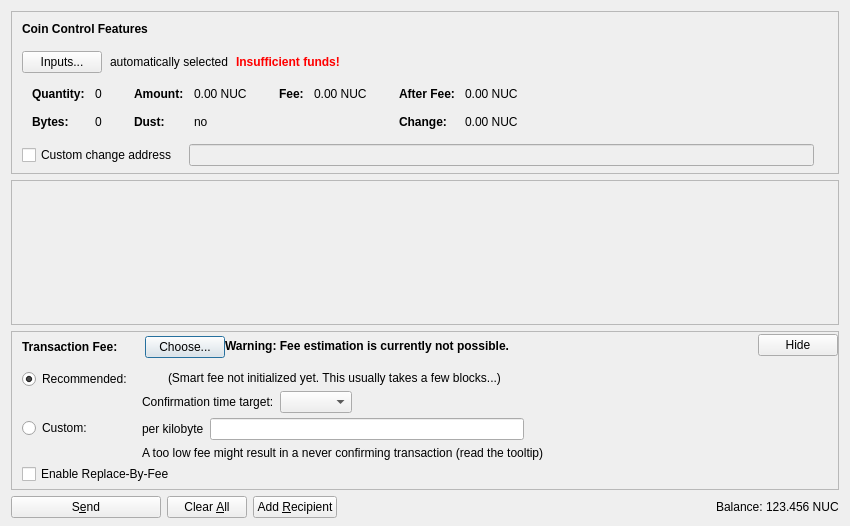
<?xml version="1.0" encoding="UTF-8"?>
<ui version="4.0">
 <class>SendCoinsDialog</class>
 <widget class="QDialog" name="SendCoinsDialog">
  <property name="geometry">
   <rect>
    <x>0</x>
    <y>0</y>
    <width>850</width>
    <height>526</height>
   </rect>
  </property>
  <property name="windowTitle">
   <string>Send Coins</string>
  </property>
  <layout class="QVBoxLayout" name="verticalLayout" stretch="0,1,0,0">
   <property name="bottomMargin">
    <number>8</number>
   </property>
   <item>
    <widget class="QFrame" name="frameCoinControl">
     <property name="sizePolicy">
      <sizepolicy hsizetype="Expanding" vsizetype="Expanding">
       <horstretch>0</horstretch>
       <verstretch>0</verstretch>
      </sizepolicy>
     </property>
     <property name="maximumSize">
      <size>
       <width>16777215</width>
       <height>16777215</height>
      </size>
     </property>
     <property name="frameShape">
      <enum>QFrame::StyledPanel</enum>
     </property>
     <property name="frameShadow">
      <enum>QFrame::Sunken</enum>
     </property>
     <layout class="QVBoxLayout" name="verticalLayoutCoinControl2">
      <property name="spacing">
       <number>0</number>
      </property>
      <property name="leftMargin">
       <number>0</number>
      </property>
      <property name="topMargin">
       <number>0</number>
      </property>
      <property name="rightMargin">
       <number>0</number>
      </property>
      <property name="bottomMargin">
       <number>6</number>
      </property>
      <item>
       <layout class="QVBoxLayout" name="verticalLayoutCoinControl" stretch="0,0,0,0,1">
        <property name="spacing">
         <number>0</number>
        </property>
        <property name="leftMargin">
         <number>10</number>
        </property>
        <property name="topMargin">
         <number>10</number>
        </property>
        <item>
         <layout class="QHBoxLayout" name="horizontalLayoutCoinControl1">
          <property name="bottomMargin">
           <number>15</number>
          </property>
          <item>
           <widget class="QLabel" name="labelCoinControlFeatures">
            <property name="sizePolicy">
             <sizepolicy hsizetype="Preferred" vsizetype="Maximum">
              <horstretch>0</horstretch>
              <verstretch>0</verstretch>
             </sizepolicy>
            </property>
            <property name="font">
             <font>
              <weight>75</weight>
              <bold>true</bold>
             </font>
            </property>
            <property name="styleSheet">
             <string notr="true">font-weight:bold;</string>
            </property>
            <property name="text">
             <string>Coin Control Features</string>
            </property>
           </widget>
          </item>
         </layout>
        </item>
        <item>
         <layout class="QHBoxLayout" name="horizontalLayoutCoinControl2" stretch="0,0,0,0">
          <property name="spacing">
           <number>8</number>
          </property>
          <property name="bottomMargin">
           <number>10</number>
          </property>
          <item>
           <widget class="QPushButton" name="pushButtonCoinControl">
            <property name="styleSheet">
             <string notr="true"/>
            </property>
            <property name="text">
             <string>Inputs...</string>
            </property>
            <property name="autoDefault">
             <bool>false</bool>
            </property>
           </widget>
          </item>
          <item>
           <widget class="QLabel" name="labelCoinControlAutomaticallySelected">
            <property name="text">
             <string>automatically selected</string>
            </property>
            <property name="margin">
             <number>5</number>
            </property>
           </widget>
          </item>
          <item>
           <widget class="QLabel" name="labelCoinControlInsuffFunds">
            <property name="font">
             <font>
              <weight>75</weight>
              <bold>true</bold>
             </font>
            </property>
            <property name="styleSheet">
             <string notr="true">color:red;font-weight:bold;</string>
            </property>
            <property name="text">
             <string>Insufficient funds!</string>
            </property>
            <property name="margin">
             <number>5</number>
            </property>
           </widget>
          </item>
          <item>
           <spacer name="horizontalSpacerCoinControl">
            <property name="orientation">
             <enum>Qt::Horizontal</enum>
            </property>
            <property name="sizeHint" stdset="0">
             <size>
              <width>40</width>
              <height>1</height>
             </size>
            </property>
           </spacer>
          </item>
         </layout>
        </item>
        <item>
         <widget class="QWidget" name="widgetCoinControl" native="true">
          <property name="sizePolicy">
           <sizepolicy hsizetype="Preferred" vsizetype="Preferred">
            <horstretch>0</horstretch>
            <verstretch>0</verstretch>
           </sizepolicy>
          </property>
          <property name="minimumSize">
           <size>
            <width>0</width>
            <height>0</height>
           </size>
          </property>
          <property name="styleSheet">
           <string notr="true"/>
          </property>
          <layout class="QHBoxLayout" name="horizontalLayoutCoinControl5">
           <property name="leftMargin">
            <number>0</number>
           </property>
           <property name="topMargin">
            <number>0</number>
           </property>
           <property name="rightMargin">
            <number>0</number>
           </property>
           <property name="bottomMargin">
            <number>0</number>
           </property>
           <item>
            <layout class="QHBoxLayout" name="horizontalLayoutCoinControl3" stretch="0,0,0,1">
             <property name="spacing">
              <number>20</number>
             </property>
             <property name="topMargin">
              <number>0</number>
             </property>
             <property name="bottomMargin">
              <number>10</number>
             </property>
             <item>
              <layout class="QFormLayout" name="formLayoutCoinControl1">
               <property name="horizontalSpacing">
                <number>10</number>
               </property>
               <property name="verticalSpacing">
                <number>14</number>
               </property>
               <property name="leftMargin">
                <number>10</number>
               </property>
               <property name="topMargin">
                <number>4</number>
               </property>
               <property name="rightMargin">
                <number>6</number>
               </property>
               <item row="0" column="0">
                <widget class="QLabel" name="labelCoinControlQuantityText">
                 <property name="font">
                  <font>
                   <weight>75</weight>
                   <bold>true</bold>
                  </font>
                 </property>
                 <property name="text">
                  <string>Quantity:</string>
                 </property>
                 <property name="margin">
                  <number>0</number>
                 </property>
                </widget>
               </item>
               <item row="0" column="1">
                <widget class="QLabel" name="labelCoinControlQuantity">
                 <property name="cursor">
                  <cursorShape>IBeamCursor</cursorShape>
                 </property>
                 <property name="contextMenuPolicy">
                  <enum>Qt::ActionsContextMenu</enum>
                 </property>
                 <property name="text">
                  <string notr="true">0</string>
                 </property>
                 <property name="margin">
                  <number>0</number>
                 </property>
                 <property name="textInteractionFlags">
                  <set>Qt::LinksAccessibleByMouse|Qt::TextSelectableByKeyboard|Qt::TextSelectableByMouse</set>
                 </property>
                </widget>
               </item>
               <item row="1" column="0">
                <widget class="QLabel" name="labelCoinControlBytesText">
                 <property name="font">
                  <font>
                   <weight>75</weight>
                   <bold>true</bold>
                  </font>
                 </property>
                 <property name="text">
                  <string>Bytes:</string>
                 </property>
                </widget>
               </item>
               <item row="1" column="1">
                <widget class="QLabel" name="labelCoinControlBytes">
                 <property name="cursor">
                  <cursorShape>IBeamCursor</cursorShape>
                 </property>
                 <property name="contextMenuPolicy">
                  <enum>Qt::ActionsContextMenu</enum>
                 </property>
                 <property name="text">
                  <string notr="true">0</string>
                 </property>
                 <property name="textInteractionFlags">
                  <set>Qt::LinksAccessibleByMouse|Qt::TextSelectableByKeyboard|Qt::TextSelectableByMouse</set>
                 </property>
                </widget>
               </item>
              </layout>
             </item>
             <item>
              <layout class="QFormLayout" name="formLayoutCoinControl2">
               <property name="horizontalSpacing">
                <number>10</number>
               </property>
               <property name="verticalSpacing">
                <number>14</number>
               </property>
               <property name="leftMargin">
                <number>6</number>
               </property>
               <property name="topMargin">
                <number>4</number>
               </property>
               <property name="rightMargin">
                <number>6</number>
               </property>
               <item row="0" column="0">
                <widget class="QLabel" name="labelCoinControlAmountText">
                 <property name="font">
                  <font>
                   <weight>75</weight>
                   <bold>true</bold>
                  </font>
                 </property>
                 <property name="text">
                  <string>Amount:</string>
                 </property>
                 <property name="margin">
                  <number>0</number>
                 </property>
                </widget>
               </item>
               <item row="0" column="1">
                <widget class="QLabel" name="labelCoinControlAmount">
                 <property name="cursor">
                  <cursorShape>IBeamCursor</cursorShape>
                 </property>
                 <property name="contextMenuPolicy">
                  <enum>Qt::ActionsContextMenu</enum>
                 </property>
                 <property name="text">
                  <string notr="true">0.00 NUC</string>
                 </property>
                 <property name="textInteractionFlags">
                  <set>Qt::LinksAccessibleByMouse|Qt::TextSelectableByKeyboard|Qt::TextSelectableByMouse</set>
                 </property>
                </widget>
               </item>
               <item row="1" column="0">
                <widget class="QLabel" name="labelCoinControlLowOutputText">
                 <property name="font">
                  <font>
                   <weight>75</weight>
                   <bold>true</bold>
                  </font>
                 </property>
                 <property name="text">
                  <string>Dust:</string>
                 </property>
                </widget>
               </item>
               <item row="1" column="1">
                <widget class="QLabel" name="labelCoinControlLowOutput">
                 <property name="cursor">
                  <cursorShape>IBeamCursor</cursorShape>
                 </property>
                 <property name="contextMenuPolicy">
                  <enum>Qt::ActionsContextMenu</enum>
                 </property>
                 <property name="text">
                  <string notr="true">no</string>
                 </property>
                 <property name="textInteractionFlags">
                  <set>Qt::LinksAccessibleByMouse|Qt::TextSelectableByKeyboard|Qt::TextSelectableByMouse</set>
                 </property>
                </widget>
               </item>
              </layout>
             </item>
             <item>
              <layout class="QFormLayout" name="formLayoutCoinControl3">
               <property name="horizontalSpacing">
                <number>10</number>
               </property>
               <property name="verticalSpacing">
                <number>14</number>
               </property>
               <property name="leftMargin">
                <number>6</number>
               </property>
               <property name="topMargin">
                <number>4</number>
               </property>
               <property name="rightMargin">
                <number>6</number>
               </property>
               <item row="0" column="0">
                <widget class="QLabel" name="labelCoinControlFeeText">
                 <property name="font">
                  <font>
                   <weight>75</weight>
                   <bold>true</bold>
                  </font>
                 </property>
                 <property name="text">
                  <string>Fee:</string>
                 </property>
                 <property name="margin">
                  <number>0</number>
                 </property>
                </widget>
               </item>
               <item row="0" column="1">
                <widget class="QLabel" name="labelCoinControlFee">
                 <property name="cursor">
                  <cursorShape>IBeamCursor</cursorShape>
                 </property>
                 <property name="contextMenuPolicy">
                  <enum>Qt::ActionsContextMenu</enum>
                 </property>
                 <property name="text">
                  <string notr="true">0.00 NUC</string>
                 </property>
                 <property name="textInteractionFlags">
                  <set>Qt::LinksAccessibleByMouse|Qt::TextSelectableByKeyboard|Qt::TextSelectableByMouse</set>
                 </property>
                </widget>
               </item>
              </layout>
             </item>
             <item>
              <layout class="QFormLayout" name="formLayoutCoinControl4">
               <property name="horizontalSpacing">
                <number>10</number>
               </property>
               <property name="verticalSpacing">
                <number>14</number>
               </property>
               <property name="leftMargin">
                <number>6</number>
               </property>
               <property name="topMargin">
                <number>4</number>
               </property>
               <property name="rightMargin">
                <number>6</number>
               </property>
               <item row="0" column="0">
                <widget class="QLabel" name="labelCoinControlAfterFeeText">
                 <property name="font">
                  <font>
                   <weight>75</weight>
                   <bold>true</bold>
                  </font>
                 </property>
                 <property name="text">
                  <string>After Fee:</string>
                 </property>
                 <property name="margin">
                  <number>0</number>
                 </property>
                </widget>
               </item>
               <item row="0" column="1">
                <widget class="QLabel" name="labelCoinControlAfterFee">
                 <property name="cursor">
                  <cursorShape>IBeamCursor</cursorShape>
                 </property>
                 <property name="contextMenuPolicy">
                  <enum>Qt::ActionsContextMenu</enum>
                 </property>
                 <property name="text">
                  <string notr="true">0.00 NUC</string>
                 </property>
                 <property name="textInteractionFlags">
                  <set>Qt::LinksAccessibleByMouse|Qt::TextSelectableByKeyboard|Qt::TextSelectableByMouse</set>
                 </property>
                </widget>
               </item>
               <item row="1" column="0">
                <widget class="QLabel" name="labelCoinControlChangeText">
                 <property name="font">
                  <font>
                   <weight>75</weight>
                   <bold>true</bold>
                  </font>
                 </property>
                 <property name="text">
                  <string>Change:</string>
                 </property>
                </widget>
               </item>
               <item row="1" column="1">
                <widget class="QLabel" name="labelCoinControlChange">
                 <property name="cursor">
                  <cursorShape>IBeamCursor</cursorShape>
                 </property>
                 <property name="contextMenuPolicy">
                  <enum>Qt::ActionsContextMenu</enum>
                 </property>
                 <property name="text">
                  <string notr="true">0.00 NUC</string>
                 </property>
                 <property name="textInteractionFlags">
                  <set>Qt::LinksAccessibleByMouse|Qt::TextSelectableByKeyboard|Qt::TextSelectableByMouse</set>
                 </property>
                </widget>
               </item>
              </layout>
             </item>
            </layout>
           </item>
          </layout>
         </widget>
        </item>
        <item>
         <layout class="QHBoxLayout" name="horizontalLayoutCoinControl4" stretch="0,0,0">
          <property name="spacing">
           <number>12</number>
          </property>
          <property name="sizeConstraint">
           <enum>QLayout::SetDefaultConstraint</enum>
          </property>
          <property name="topMargin">
           <number>5</number>
          </property>
          <property name="rightMargin">
           <number>5</number>
          </property>
          <item>
           <widget class="QCheckBox" name="checkBoxCoinControlChange">
            <property name="toolTip">
             <string>If this is activated, but the change address is empty or invalid, change will be sent to a newly generated address.</string>
            </property>
            <property name="text">
             <string>Custom change address</string>
            </property>
           </widget>
          </item>
          <item>
           <widget class="QValidatedLineEdit" name="lineEditCoinControlChange">
            <property name="enabled">
             <bool>false</bool>
            </property>
            <property name="sizePolicy">
             <sizepolicy hsizetype="Expanding" vsizetype="Fixed">
              <horstretch>0</horstretch>
              <verstretch>0</verstretch>
             </sizepolicy>
            </property>
           </widget>
          </item>
          <item>
           <widget class="QLabel" name="labelCoinControlChangeLabel">
            <property name="sizePolicy">
             <sizepolicy hsizetype="Preferred" vsizetype="Expanding">
              <horstretch>0</horstretch>
              <verstretch>0</verstretch>
             </sizepolicy>
            </property>
            <property name="minimumSize">
             <size>
              <width>0</width>
              <height>0</height>
             </size>
            </property>
            <property name="text">
             <string/>
            </property>
            <property name="margin">
             <number>3</number>
            </property>
           </widget>
          </item>
         </layout>
        </item>
        <item>
         <spacer name="verticalSpacerCoinControl">
          <property name="orientation">
           <enum>Qt::Vertical</enum>
          </property>
          <property name="sizeHint" stdset="0">
           <size>
            <width>800</width>
            <height>1</height>
           </size>
          </property>
         </spacer>
        </item>
       </layout>
      </item>
     </layout>
    </widget>
   </item>
   <item>
    <widget class="QScrollArea" name="scrollArea">
     <property name="widgetResizable">
      <bool>true</bool>
     </property>
     <widget class="QWidget" name="scrollAreaWidgetContents">
      <property name="geometry">
       <rect>
        <x>0</x>
        <y>0</y>
        <width>830</width>
        <height>104</height>
       </rect>
      </property>
      <layout class="QVBoxLayout" name="verticalLayout_2" stretch="0,1">
       <property name="leftMargin">
        <number>0</number>
       </property>
       <property name="topMargin">
        <number>0</number>
       </property>
       <property name="rightMargin">
        <number>0</number>
       </property>
       <property name="bottomMargin">
        <number>0</number>
       </property>
       <item>
        <layout class="QVBoxLayout" name="entries">
         <property name="spacing">
          <number>6</number>
         </property>
        </layout>
       </item>
       <item>
        <spacer name="verticalSpacer">
         <property name="orientation">
          <enum>Qt::Vertical</enum>
         </property>
         <property name="sizeHint" stdset="0">
          <size>
           <width>20</width>
           <height>40</height>
          </size>
         </property>
        </spacer>
       </item>
      </layout>
     </widget>
    </widget>
   </item>
   <item>
    <widget class="QFrame" name="frameFee">
     <property name="sizePolicy">
      <sizepolicy hsizetype="Expanding" vsizetype="Expanding">
       <horstretch>0</horstretch>
       <verstretch>0</verstretch>
      </sizepolicy>
     </property>
     <property name="maximumSize">
      <size>
       <width>16777215</width>
       <height>16777215</height>
      </size>
     </property>
     <property name="frameShape">
      <enum>QFrame::StyledPanel</enum>
     </property>
     <property name="frameShadow">
      <enum>QFrame::Sunken</enum>
     </property>
     <layout class="QVBoxLayout" name="verticalLayoutFee1">
      <property name="spacing">
       <number>0</number>
      </property>
      <property name="leftMargin">
       <number>0</number>
      </property>
      <property name="topMargin">
       <number>0</number>
      </property>
      <property name="rightMargin">
       <number>0</number>
      </property>
      <property name="bottomMargin">
       <number>0</number>
      </property>
      <item>
       <layout class="QVBoxLayout" name="verticalLayoutFee2" stretch="0,0,0">
        <property name="spacing">
         <number>0</number>
        </property>
        <property name="leftMargin">
         <number>10</number>
        </property>
        <property name="topMargin">
         <number>0</number>
        </property>
        <item>
         <layout class="QHBoxLayout" name="horizontalLayoutFee1">
          <property name="bottomMargin">
           <number>0</number>
          </property>
          <item>
           <layout class="QVBoxLayout" name="verticalLayoutFee7">
            <property name="spacing">
             <number>0</number>
            </property>
            <item>
             <spacer name="verticalSpacerSmartFee">
              <property name="orientation">
               <enum>Qt::Vertical</enum>
              </property>
              <property name="sizeType">
               <enum>QSizePolicy::Fixed</enum>
              </property>
              <property name="sizeHint" stdset="0">
               <size>
                <width>1</width>
                <height>4</height>
               </size>
              </property>
             </spacer>
            </item>
            <item>
             <layout class="QHBoxLayout" name="horizontalLayoutSmartFee">
              <property name="spacing">
               <number>10</number>
              </property>
              <item>
               <widget class="QLabel" name="labelFeeHeadline">
                <property name="sizePolicy">
                 <sizepolicy hsizetype="Preferred" vsizetype="Maximum">
                  <horstretch>0</horstretch>
                  <verstretch>0</verstretch>
                 </sizepolicy>
                </property>
                <property name="font">
                 <font>
                  <weight>75</weight>
                  <bold>true</bold>
                 </font>
                </property>
                <property name="styleSheet">
                 <string notr="true">font-weight:bold;</string>
                </property>
                <property name="text">
                 <string>Transaction Fee:</string>
                </property>
               </widget>
              </item>
              <item>
               <widget class="QLabel" name="labelFeeMinimized">
                <property name="text">
                 <string/>
                </property>
               </widget>
              </item>
              <item>
               <widget class="QPushButton" name="buttonChooseFee">
                <property name="text">
                 <string>Choose...</string>
                </property>
               </widget>
              </item>
             </layout>
            </item>
            <item>
             <spacer name="verticalSpacer_5">
              <property name="orientation">
               <enum>Qt::Vertical</enum>
              </property>
              <property name="sizeHint" stdset="0">
               <size>
                <width>1</width>
                <height>1</height>
               </size>
              </property>
             </spacer>
            </item>
           </layout>
          </item>
          <item>
           <widget class="QLabel" name="fallbackFeeWarningLabel">
            <property name="toolTip">
             <string>Using the fallbackfee can result in sending a transaction that will take several hours or days (or never) to confirm. Consider choosing your fee manually or wait until you have validated the complete chain.</string>
            </property>
            <property name="font">
            <font>
                <weight>75</weight>
                <bold>true</bold>
            </font>
            </property>
            <property name="text">
             <string>Warning: Fee estimation is currently not possible.</string>
            </property>
            <property name="wordWrap">
             <bool>false</bool>
            </property>
           </widget>
          </item>
          <item>
           <spacer name="horizontalSpacer_4">
            <property name="orientation">
             <enum>Qt::Horizontal</enum>
            </property>
            <property name="sizeType">
             <enum>QSizePolicy::MinimumExpanding</enum>
            </property>
            <property name="sizeHint" stdset="0">
             <size>
              <width>40</width>
              <height>20</height>
             </size>
            </property>
           </spacer>
          </item>
          <item>
           <widget class="QPushButton" name="buttonMinimizeFee">
            <property name="toolTip">
             <string>Hide transaction fee settings</string>
            </property>
            <property name="text">
             <string>Hide</string>
            </property>
           </widget>
          </item>
         </layout>
        </item>
        <item>
         <widget class="QFrame" name="frameFeeSelection">
          <layout class="QVBoxLayout" name="verticalLayoutFee12">
           <property name="spacing">
            <number>0</number>
           </property>
           <property name="leftMargin">
            <number>0</number>
           </property>
           <property name="topMargin">
            <number>0</number>
           </property>
           <property name="rightMargin">
            <number>0</number>
           </property>
           <property name="bottomMargin">
            <number>0</number>
           </property>
           <item>
            <layout class="QGridLayout" name="gridLayoutFee">
             <property name="topMargin">
              <number>10</number>
             </property>
             <property name="bottomMargin">
              <number>4</number>
             </property>
             <property name="horizontalSpacing">
              <number>10</number>
             </property>
             <property name="verticalSpacing">
              <number>4</number>
             </property>
             <item row="1" column="1">
              <layout class="QVBoxLayout" name="verticalLayoutFee8">
               <property name="spacing">
                <number>6</number>
               </property>
               <item>
                <layout class="QHBoxLayout" name="horizontalLayoutFee13">
                 <item>
                  <widget class="QLabel" name="labelCustomPerKilobyte">
                   <property name="toolTip">
                    <string>Specify a custom fee per kB (1,000 bytes) of the transaction's virtual size.

Note:  Since the fee is calculated on a per-byte basis, a fee of "100 satoshis per kB" for a transaction size of 500 bytes (half of 1 kB) would ultimately yield a fee of only 50 satoshis.</string>
                   </property>
                   <property name="text">
                    <string>per kilobyte</string>
                   </property>
                  </widget>
                 </item>
                 <item>
                  <widget class="NullcoinAmountField" name="customFee"/>
                 </item>
                 <item>
                  <spacer name="horizontalSpacer_6">
                   <property name="orientation">
                    <enum>Qt::Horizontal</enum>
                   </property>
                   <property name="sizeHint" stdset="0">
                    <size>
                     <width>1</width>
                     <height>1</height>
                    </size>
                   </property>
                  </spacer>
                 </item>
                </layout>
               </item>
               <item>
                <layout class="QHBoxLayout" name="horizontalLayoutFee8">
                 <item>
                  <widget class="QLabel" name="labelCustomFeeWarning">
                   <property name="enabled">
                    <bool>true</bool>
                   </property>
                   <property name="toolTip">
                    <string>When there is less transaction volume than space in the blocks, miners as well as relaying nodes may enforce a minimum fee. Paying only this minimum fee is just fine, but be aware that this can result in a never confirming transaction once there is more demand for nullcoin transactions than the network can process.</string>
                   </property>
                   <property name="text">
                    <string>A too low fee might result in a never confirming transaction (read the tooltip)</string>
                   </property>
                  </widget>
                 </item>
                 <item>
                  <spacer name="horizontalSpacer_2">
                   <property name="orientation">
                    <enum>Qt::Horizontal</enum>
                   </property>
                   <property name="sizeHint" stdset="0">
                    <size>
                     <width>1</width>
                     <height>1</height>
                    </size>
                   </property>
                  </spacer>
                 </item>
                </layout>
               </item>
              </layout>
             </item>
             <item row="0" column="0">
              <layout class="QVBoxLayout" name="verticalLayoutFee4" stretch="0,1">
               <item>
                <widget class="QRadioButton" name="radioSmartFee">
                 <property name="text">
                  <string>Recommended:</string>
                 </property>
                 <property name="checked">
                  <bool>true</bool>
                 </property>
                 <attribute name="buttonGroup">
                  <string notr="true">groupFee</string>
                 </attribute>
                </widget>
               </item>
               <item>
                <spacer name="verticalSpacer_2">
                 <property name="orientation">
                  <enum>Qt::Vertical</enum>
                 </property>
                 <property name="sizeHint" stdset="0">
                  <size>
                   <width>1</width>
                   <height>1</height>
                  </size>
                 </property>
                </spacer>
               </item>
              </layout>
             </item>
             <item row="1" column="0">
              <layout class="QVBoxLayout" name="verticalLayoutFee9" stretch="0,1">
               <item>
                <widget class="QRadioButton" name="radioCustomFee">
                 <property name="text">
                  <string>Custom:</string>
                 </property>
                 <attribute name="buttonGroup">
                  <string notr="true">groupFee</string>
                 </attribute>
                </widget>
               </item>
               <item>
                <spacer name="verticalSpacer_6">
                 <property name="orientation">
                  <enum>Qt::Vertical</enum>
                 </property>
                 <property name="sizeHint" stdset="0">
                  <size>
                   <width>1</width>
                   <height>1</height>
                  </size>
                 </property>
                </spacer>
               </item>
              </layout>
             </item>
             <item row="0" column="1">
              <layout class="QVBoxLayout" name="verticalLayoutFee3" stretch="0,0,1">
               <property name="spacing">
                <number>6</number>
               </property>
               <property name="topMargin">
                <number>2</number>
               </property>
               <item>
                <layout class="QHBoxLayout" name="horizontalLayoutFee12">
                 <item>
                  <widget class="QLabel" name="labelSmartFee">
                   <property name="text">
                    <string/>
                   </property>
                  </widget>
                 </item>
                 <item>
                  <widget class="QLabel" name="labelFeeEstimation">
                   <property name="text">
                    <string/>
                   </property>
                  </widget>
                 </item>
                 <item>
                  <widget class="QLabel" name="labelSmartFee2">
                   <property name="text">
                    <string>(Smart fee not initialized yet. This usually takes a few blocks...)</string>
                   </property>
                  </widget>
                 </item>
                 <item>
                  <spacer name="horizontalSpacer_5">
                   <property name="orientation">
                    <enum>Qt::Horizontal</enum>
                   </property>
                   <property name="sizeHint" stdset="0">
                    <size>
                     <width>1</width>
                     <height>1</height>
                    </size>
                   </property>
                  </spacer>
                 </item>
                </layout>
               </item>
               <item>
                <layout class="QHBoxLayout" name="horizontalLayoutFee9">
                 <item>
                  <layout class="QVBoxLayout" name="verticalLayoutFee6">
                   <item>
                    <widget class="QLabel" name="labelSmartFee3">
                     <property name="text">
                      <string>Confirmation time target:</string>
                     </property>
                    </widget>
                   </item>
                  </layout>
                 </item>
                 <item>
                  <layout class="QVBoxLayout" name="verticalLayoutFee5">
                   <property name="rightMargin">
                    <number>30</number>
                   </property>
                   <item>
                    <layout class="QHBoxLayout" name="horizontalLayoutConfTarget">
                     <property name="bottomMargin">
                      <number>0</number>
                     </property>
                     <item>
                      <widget class="QComboBox" name="confTargetSelector"/>
                     </item>
                     <item>
                      <spacer name="horizontalSpacerConfTarget">
                       <property name="orientation">
                        <enum>Qt::Horizontal</enum>
                       </property>
                       <property name="sizeHint" stdset="0">
                        <size>
                         <width>40</width>
                         <height>20</height>
                        </size>
                       </property>
                      </spacer>
                     </item>
                    </layout>
                   </item>
                  </layout>
                 </item>
                </layout>
               </item>
               <item>
                <spacer name="verticalSpacer_4">
                 <property name="orientation">
                  <enum>Qt::Vertical</enum>
                 </property>
                 <property name="sizeHint" stdset="0">
                  <size>
                   <width>1</width>
                   <height>1</height>
                  </size>
                 </property>
                </spacer>
               </item>
              </layout>
             </item>
            </layout>
           </item>
           <item>
            <widget class="QCheckBox" name="optInRBF">
             <property name="text">
              <string>Enable Replace-By-Fee</string>
             </property>
             <property name="toolTip">
              <string>With Replace-By-Fee (BIP-125) you can increase a transaction's fee after it is sent. Without this, a higher fee may be recommended to compensate for increased transaction delay risk.</string>
             </property>
            </widget>
           </item>
          </layout>
         </widget>
        </item>
        <item>
         <spacer name="verticalSpacerFee">
          <property name="orientation">
           <enum>Qt::Vertical</enum>
          </property>
          <property name="sizeHint" stdset="0">
           <size>
            <width>40</width>
            <height>5</height>
           </size>
          </property>
         </spacer>
        </item>
       </layout>
      </item>
     </layout>
    </widget>
   </item>
   <item>
    <layout class="QHBoxLayout" name="horizontalLayout">
     <item>
      <widget class="QPushButton" name="sendButton">
       <property name="minimumSize">
        <size>
         <width>150</width>
         <height>0</height>
        </size>
       </property>
       <property name="toolTip">
        <string>Confirm the send action</string>
       </property>
       <property name="text">
        <string>S&amp;end</string>
       </property>
       <property name="icon">
        <iconset resource="../nullcoin.qrc">
         <normaloff>:/icons/send</normaloff>:/icons/send</iconset>
       </property>
       <property name="autoDefault">
        <bool>false</bool>
       </property>
       <property name="default">
        <bool>false</bool>
       </property>
      </widget>
     </item>
     <item>
      <widget class="QPushButton" name="clearButton">
       <property name="sizePolicy">
        <sizepolicy hsizetype="Minimum" vsizetype="Fixed">
         <horstretch>0</horstretch>
         <verstretch>0</verstretch>
        </sizepolicy>
       </property>
       <property name="toolTip">
        <string>Clear all fields of the form.</string>
       </property>
       <property name="text">
        <string>Clear &amp;All</string>
       </property>
       <property name="icon">
        <iconset resource="../nullcoin.qrc">
         <normaloff>:/icons/remove</normaloff>:/icons/remove</iconset>
       </property>
       <property name="autoDefault">
        <bool>false</bool>
       </property>
      </widget>
     </item>
     <item>
      <widget class="QPushButton" name="addButton">
       <property name="toolTip">
        <string>Send to multiple recipients at once</string>
       </property>
       <property name="text">
        <string>Add &amp;Recipient</string>
       </property>
       <property name="icon">
        <iconset resource="../nullcoin.qrc">
         <normaloff>:/icons/add</normaloff>:/icons/add</iconset>
       </property>
       <property name="autoDefault">
        <bool>false</bool>
       </property>
      </widget>
     </item>
     <item>
      <spacer name="horizontalSpacer">
       <property name="orientation">
        <enum>Qt::Horizontal</enum>
       </property>
       <property name="sizeHint" stdset="0">
        <size>
         <width>40</width>
         <height>20</height>
        </size>
       </property>
      </spacer>
     </item>
     <item>
      <layout class="QHBoxLayout" name="horizontalLayout_2">
       <property name="spacing">
        <number>3</number>
       </property>
       <item>
        <widget class="QLabel" name="labelBalanceName">
         <property name="sizePolicy">
          <sizepolicy hsizetype="Preferred" vsizetype="Fixed">
           <horstretch>0</horstretch>
           <verstretch>0</verstretch>
          </sizepolicy>
         </property>
         <property name="text">
          <string>Balance:</string>
         </property>
        </widget>
       </item>
       <item>
        <widget class="QLabel" name="labelBalance">
         <property name="sizePolicy">
          <sizepolicy hsizetype="Preferred" vsizetype="Fixed">
           <horstretch>0</horstretch>
           <verstretch>0</verstretch>
          </sizepolicy>
         </property>
         <property name="cursor">
          <cursorShape>IBeamCursor</cursorShape>
         </property>
         <property name="text">
          <string notr="true">123.456 NUC</string>
         </property>
         <property name="textInteractionFlags">
          <set>Qt::LinksAccessibleByMouse|Qt::TextSelectableByKeyboard|Qt::TextSelectableByMouse</set>
         </property>
        </widget>
       </item>
      </layout>
     </item>
    </layout>
   </item>
  </layout>
 </widget>
 <customwidgets>
  <customwidget>
   <class>QValidatedLineEdit</class>
   <extends>QLineEdit</extends>
   <header>qt/qvalidatedlineedit.h</header>
  </customwidget>
  <customwidget>
   <class>NullcoinAmountField</class>
   <extends>QLineEdit</extends>
   <header>qt/nullcoinamountfield.h</header>
   <container>1</container>
  </customwidget>
 </customwidgets>
 <resources>
  <include location="../nullcoin.qrc"/>
 </resources>
 <connections/>
 <buttongroups>
  <buttongroup name="groupFee"/>
 </buttongroups>
</ui>
